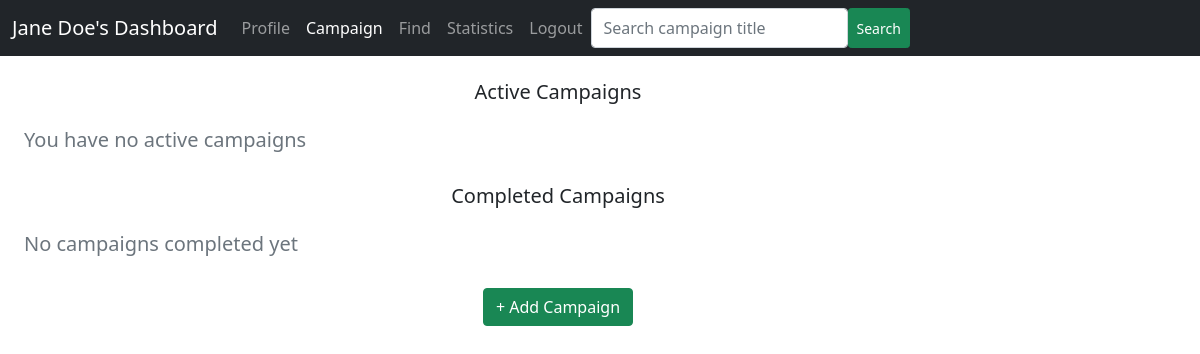
/sponsor_all_campaigns/1, run on an earlier commit of the app's database.
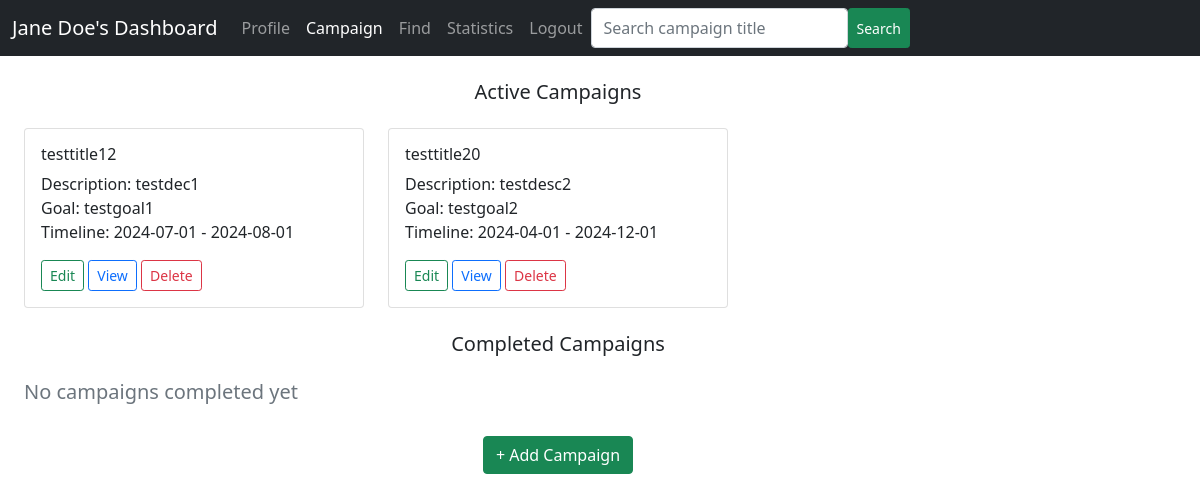
And on a later commit of the database.
### backend/models.py (models this page shows)
class Campaign(db.Model):
    __tablename__ = 'campaign'
    id = db.Column(db.Integer, primary_key=True)
    sponsor_id = db.Column(db.Integer, db.ForeignKey('sponsor.id'), nullable=False)
    visibility = db.Column(db.Enum('private', 'public'), default='public', nullable=False)
    title = db.Column(db.String, nullable=False)
    description = db.Column(db.String)
    goal = db.Column(db.String)
    start_date = db.Column(db.Date, nullable=False)
    end_date = db.Column(db.Date, nullable=False)
    budget = db.Column(db.Float, nullable=False)
    flagged = db.Column(db.Boolean, default=False)
    ad_request = db.relationship('Ad_Request', backref='campaign')

### backend/controllers.py (the view)
@app.route('/sponsor_all_campaigns/<int:sponsor_id>', methods=['GET', 'POST'])
def sponsor_all_campaigns(sponsor_id):
    sponsor = Sponsor.query.filter_by(id=sponsor_id).first()
    return render_template('sponsor_all_campaigns.html', active_campaigns=fetch_active_campaigns(sponsor_id), sponsor_id=sponsor_id,
                           first_name=sponsor.first_name, last_name=sponsor.last_name, completed_campaigns=fetch_completed_campaigns(sponsor_id))

### backend/controllers.py (called while the page is built)
def fetch_completed_campaigns(sponsor_id=None):
    current_date = datetime.now().date()
    if sponsor_id:
        campaigns = (db.session.query(Campaign)
                .filter(Campaign.end_date < current_date, Campaign.sponsor_id==sponsor_id).all())
    else:
        campaigns = (db.session.query(Campaign)
                .filter(Campaign.end_date < current_date).all())
    completed_campaigns = {}
    for campaign in campaigns:
        if campaign.id not in completed_campaigns.keys():
            completed_campaigns[campaign.id] = {'title': campaign.title, 'description': campaign.description, 'goal': campaign.goal, 'budget': campaign.budget}
    return completed_campaigns

### templates/sponsor_all_campaigns.html (shortened to what this page needs)
<!DOCTYPE html>
<html lang="en">
<head>
    <link href="https://cdn.jsdelivr.net/npm/bootstrap@5.0.2/dist/css/bootstrap.min.css" rel="stylesheet">
</head>
<body>
    <div id="container">
        <div id="panel">
            <nav class="navbar navbar-expand-lg navbar-dark bg-dark">
                <div class="container-fluid">
                    <label class="navbar-brand">{{ first_name }} {{ last_name }}'s Dashboard</label>
                    <div class="collapse navbar-collapse" id="navbarNavAltMarkup">
                        <div class="navbar-nav">
                            <a class="nav-link" aria-current="page" href="/sponsor_dashboard/{{ sponsor_id }}">Profile</a>
                            <a class="nav-link active" href="/sponsor_all_campaigns/{{ sponsor_id }}">Campaign</a>
                            <a class="nav-link" href="/sponsor_find/{{ sponsor_id }}">Find</a>
                            <a class="nav-link" href="#">Statistics</a>
                            <a class="nav-link" href="#">Logout</a>
                            <input class="form-control" type="search" placeholder="Search campaign title" aria-label="Search">
                            <button type="submit" class="btn btn-success btn-sm">Search</button>
                        </div>
                    </div>
                </div>
            </nav>
        </div>
        <div class="container row">
            <h5 class="text-center my-4">Active Campaigns</h5>
            {% if active_campaigns %}
                {% for key, value in active_campaigns.items() %}
                    <div class="col-sm-4">
                        <div class="card">
                            <div class="card-body">
                                <h6 class="card-title">{{ value.title }}</h6>
                                <p class="card-text">
                                    Description: {{ value.description }}<br>
                                    Goal: {{ value.goal }} <br>
                                    Timeline: {{ value.start_date }} - {{ value.end_date }}
                                </p>
                                <button type="button" class=" btn btn-outline-success btn-sm" data-bs-toggle="modal" data-bs-target="#editCampaignModal{{ key }}">Edit</button>
                                <a href="/campaign_details/{{ sponsor_id }}/{{ key }}" class="btn btn-outline-primary btn-sm">View</a>
                                <button type="button" class=" btn btn-outline-danger btn-sm" data-bs-toggle="modal" data-bs-target="#deleteCampaignModal{{ key }}">Delete</button>
                            </div>
                        </div>
                    </div>
                {% endfor %}
            {% else %}
                <h5 class="text-secondary">You have no active campaigns</h5>
            {% endif %}
        </div>
        <div class="container row">
            <h5 class="text-center my-4">Completed Campaigns</h5>
            {% if completed_campaigns %}
                {% for key, value in completed_campaigns.items() %}
                    <div class="col-sm-4">
                        <div class="card">
                            <div class="card-body">
                                <h6 class="card-title">{{ value.title }}</h6>
                                <p class="card-text">
                                    Description: {{ value.description }}<br>
                                    Goal: {{ value.goal }} <br>
                                    Budget: {{ value.budget }}
                                </p>
                            </div>
                        </div>
                    </div>
                {% endfor %}
            {% else %}
                <h5 class="text-secondary">No campaigns completed yet</h5>
            {% endif %}
            <div class="text-center mt-4">
                <button type="button" class=" btn btn-success" data-bs-toggle="modal" data-bs-target="#addCampaignModal">+ Add Campaign</button>
            </div>
        </div>
    </div>
</body>
</html>

What changed in the data, as far as the page shows it:
added Campaign: title "testtitle12", description "testdec1", goal "testgoal1", start_date "2024-07-01", end_date "2024-08-01"
added Campaign: title "testtitle20", description "testdesc2", goal "testgoal2", start_date "2024-04-01", end_date "2024-12-01"
Also different on the page:
new list line: "Description: Goal: Timeline: - Edit View Delete"
text no longer shown: "You have no active campaigns"
